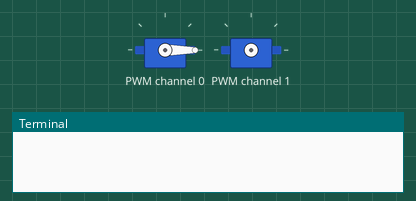
Simulated run of this program. Board: Raspberry Pi (BCM pin numbers). Shown: 2 × servo, the last lines printed to the terminal. Servo angles are drawn from the pulse width (0.5 ms = 0°, 2.5 ms = 180°). At 6.1 s the program stops and its outputs stay as they are.

Above: at 0.1 s.
At 2.56 s:
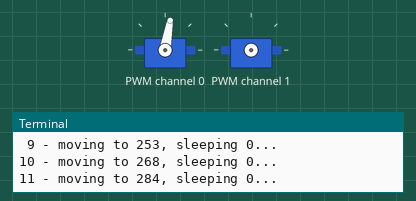
At 4.91 s:
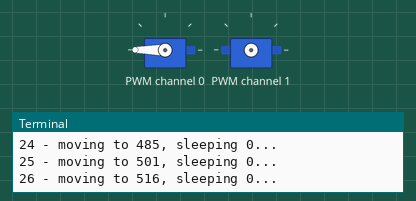
At 6.1 s:
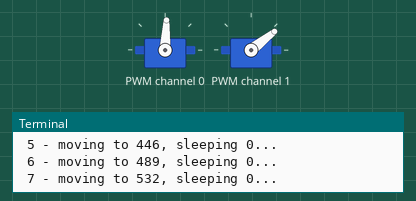
Timing chart, 0 to 7.6 s (numbered marks = the images above):
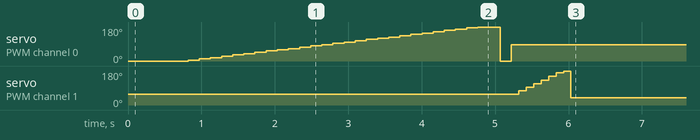

The program:

servo-2-calibrate.py
```python
from __future__ import division
import time
import Adafruit_PCA9685


#import logging
#logging.basicConfig(level=logging.DEBUG)

# Initialise the PCA9685 to default address (0x40).
pwm = Adafruit_PCA9685.PCA9685()
# Alternatively specify a different address and/or bus:
# pwm = Adafruit_PCA9685.PCA9685(address=0x41, busnum=2)

pwm.set_pwm_freq(50)   # Set frequency to 60hz, good for servos.


def gamut(neuPos, maxPos, chan=1, steps=8, slp=0.1):
    print("Moving from %3d to %3d" % (neuPos, maxPos))
    for idx in range(0, steps):
        pos = neuPos + int((idx+1)/steps*(maxPos-neuPos))
        print("%2d - moving to %3d, sleeping %d..." % (idx, pos, slp))
        pwm.set_pwm(chan, 0, pos)
        time.sleep(slp)
    pwm.set_pwm(chan, 0, neuPos)
    time.sleep(slp)


# servo pulse lengths
minPos = int(0.029 * 4096)  # min pulse length - out of 4096
neuPos0 = int(0.046 * 4096) - 90
neuPos1 = int(0.046 * 4096)  # neutral pos
maxPos = int(0.130 * 4096)  # max pos


pwm.set_pwm(0, 0, neuPos0)
time.sleep(0.8)
gamut(neuPos0,maxPos,0,28,0.15)
pwm.set_pwm(0, 0, 300)

gamut(neuPos1,maxPos,1)
```

Measured:
- by itself, servo on PWM channel 0: 0° → 5° at 0.82 s, → 12° 0.15 s later, → 18° 0.15 s later, → 25° 0.15 s later, … (29 changes in this stretch)
- by itself, servo on PWM channel 1: rises from 57° to 180° in 0.61 s, then falls to 38° in 0.10 s
